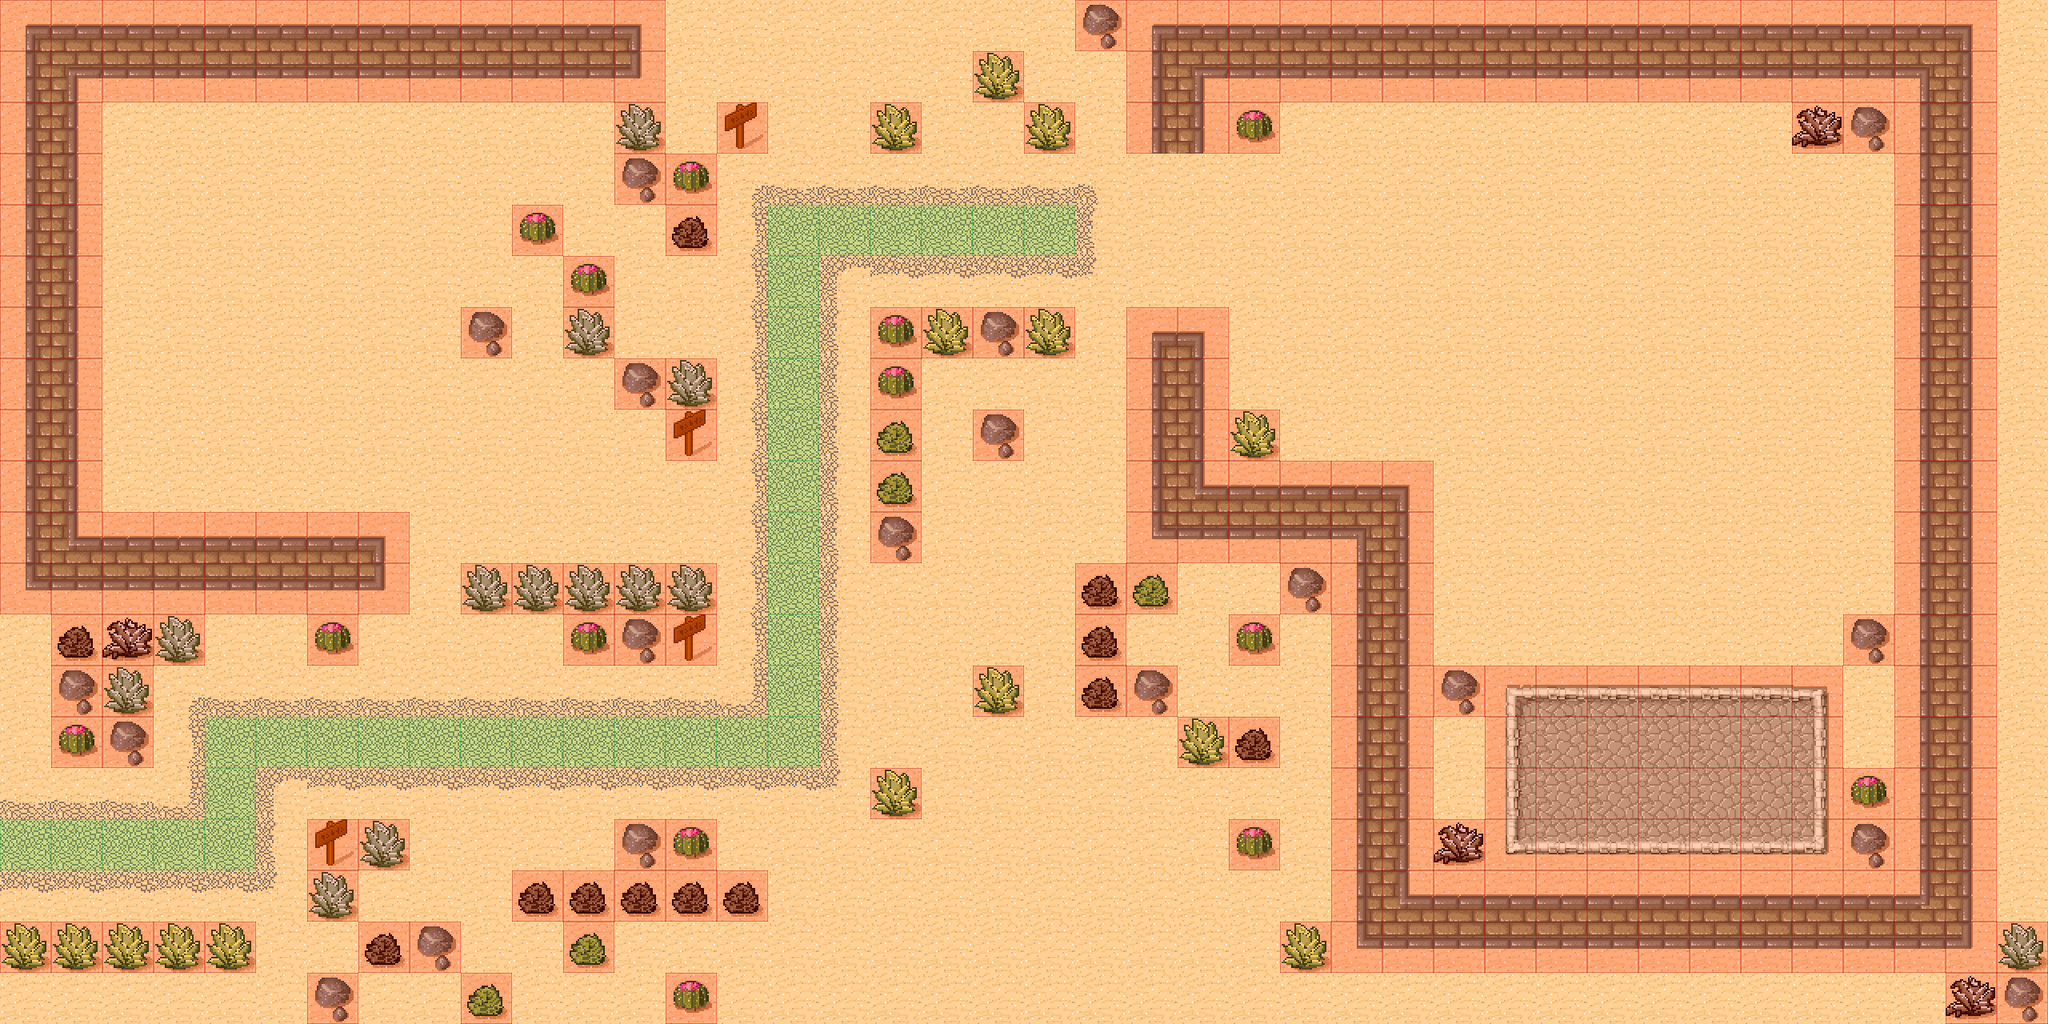

Rendered tile map (Tiled .tmx) drawn with the repository's tilesets; below, a short description and the map source with its tile grids summarised:
An orthogonal 40x20 tile map with 64x64 px tiles, 2 tile layers (background, block), 3 tilesets and 1 object (PlayerShowPoint).

<map version="1.0" orientation="orthogonal" renderorder="right-down" width="40" height="20" tilewidth="64" tileheight="64" nextobjectid="11">
 <tileset firstgid="1" name="tmw_desert_spacing-hd" tilewidth="64" tileheight="64" spacing="2" margin="2">
  <image source="tmw_desert_spacing-hd.png" trans="ff00ff" width="530" height="398" />
 </tileset>
 <tileset firstgid="49" name="meta_tiles" tilewidth="64" tileheight="64" spacing="2" margin="2">
  <image source="meta_tiles.png" trans="ff00ff" width="68" height="68" />
  <tile id="0">
   <properties>
    <property name="Priority" value="0" />
    <property name="block" value="true" />
   </properties>
  </tile>
 </tileset>
 <tileset firstgid="50" name="meta_green" tilewidth="64" tileheight="64" spacing="2" margin="2">
  <image source="meta_green.png" trans="ff00ff" width="68" height="68" />
  <tile id="0">
   <properties>
    <property name="Priority" value="1" />
    <property name="block" value="false" />
   </properties>
  </tile>
 </tileset>
 <layer name="background" width="40" height="20">
  <data>[800 cells, 800 non-empty, 40 distinct tile ids]</data>
 </layer>
 <objectgroup name="objectlayer" opacity="0.97">
  <object id="8" name="PlayerShowPoint" x="65" y="1027" width="60" height="58" />
 </objectgroup>
 <layer name="block" width="40" height="20">
  <data>[800 cells, 328 non-empty, 2 distinct tile ids]</data>
 </layer>
</map>
